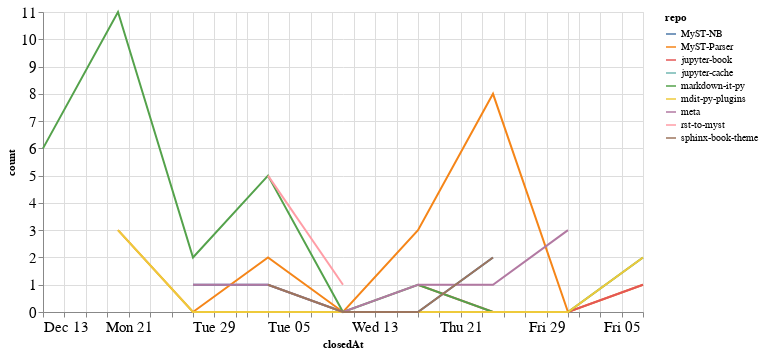

This figure's notebook cell:
### Code cell
closed_by_time = closed_by.groupby('repo').resample('W', on='closedAt').count()['author'].reset_index()
closed_by_time = closed_by_time.rename(columns={'author': 'count'})

alt.Chart(closed_by_time, width=600).mark_line().encode(
    x='closedAt',
    y='count',
    color='repo',
    tooltip="repo"
)

### Figure 1 — Vega-Lite specification as saved in the notebook (floating-point values rounded to 4 significant figures)
{"config": {"axisLeft": {"labelFontSize": 15}, "axisBottom": {"labelFontSize": 15}}, "data": {"name": "data-228f38705b4ecd145a03c2d273fd8247"}, "mark": "line", "encoding": {"color": {"type": "nominal", "field": "repo"}, "tooltip": {"type": "nominal", "field": "repo"}, "x": {"type": "temporal", "field": "closedAt"}, "y": {"type": "quantitative", "field": "count"}}, "width": 600, "$schema": "https://vega.github.io/schema/vega-lite/v4.8.1.json", "datasets": {"data-228f38705b4ecd145a03c2d273fd8247": [{"repo": "MyST-NB", "closedAt": "2020-12-27T00:00:00", "count": 1}, {"repo": "MyST-NB", "closedAt": "2021-01-03T00:00:00", "count": 1}, {"repo": "MyST-NB", "closedAt": "2021-01-10T00:00:00", "count": 0}, {"repo": "MyST-NB", "closedAt": "2021-01-17T00:00:00", "count": 0}, {"repo": "MyST-NB", "closedAt": "2021-01-24T00:00:00", "count": 2}, {"repo": "MyST-Parser", "closedAt": "2020-12-20T00:00:00", "count": 3}, {"repo": "MyST-Parser", "closedAt": "2020-12-27T00:00:00", "count": 0}, {"repo": "MyST-Parser", "closedAt": "2021-01-03T00:00:00", "count": 2}, {"repo": "MyST-Parser", "closedAt": "2021-01-10T00:00:00", "count": 0}, {"repo": "MyST-Parser", "closedAt": "2021-01-17T00:00:00", "count": 3}, {"repo": "MyST-Parser", "closedAt": "2021-01-24T00:00:00", "count": 8}, {"repo": "MyST-Parser", "closedAt": "2021-01-31T00:00:00", "count": 0}, {"repo": "MyST-Parser", "closedAt": "2021-02-07T00:00:00", "count": 1}, {"repo": "jupyter-book", "closedAt": "2021-01-17T00:00:00", "count": 1}, {"repo": "jupyter-book", "closedAt": "2021-01-24T00:00:00", "count": 0}, {"repo": "jupyter-book", "closedAt": "2021-01-31T00:00:00", "count": 0}, {"repo": "jupyter-book", "closedAt": "2021-02-07T00:00:00", "count": 1}, {"repo": "jupyter-cache", "closedAt": "2021-01-17T00:00:00", "count": 2}, {"repo": "markdown-it-py", "closedAt": "2020-12-13T00:00:00", "count": 6}, {"repo": "markdown-it-py", "closedAt": "2020-12-20T00:00:00", "count": 11}, {"repo": "markdown-it-py", "closedAt": "2020-12-27T00:00:00", "count": 2}, {"repo": "markdown-it-py", "closedAt": "2021-01-03T00:00:00", "count": 5}, {"repo": "markdown-it-py", "closedAt": "2021-01-10T00:00:00", "count": 0}, {"repo": "markdown-it-py", "closedAt": "2021-01-17T00:00:00", "count": 1}, {"repo": "markdown-it-py", "closedAt": "2021-01-24T00:00:00", "count": 0}, {"repo": "markdown-it-py", "closedAt": "2021-01-31T00:00:00", "count": 0}, {"repo": "markdown-it-py", "closedAt": "2021-02-07T00:00:00", "count": 2}, {"repo": "mdit-py-plugins", "closedAt": "2020-12-20T00:00:00", "count": 3}, {"repo": "mdit-py-plugins", "closedAt": "2020-12-27T00:00:00", "count": 0}, {"repo": "mdit-py-plugins", "closedAt": "2021-01-03T00:00:00", "count": 0}, {"repo": "mdit-py-plugins", "closedAt": "2021-01-10T00:00:00", "count": 0}, {"repo": "mdit-py-plugins", "closedAt": "2021-01-17T00:00:00", "count": 0}, {"repo": "mdit-py-plugins", "closedAt": "2021-01-24T00:00:00", "count": 0}, {"repo": "mdit-py-plugins", "closedAt": "2021-01-31T00:00:00", "count": 0}, {"repo": "mdit-py-plugins", "closedAt": "2021-02-07T00:00:00", "count": 2}, {"repo": "meta", "closedAt": "2020-12-27T00:00:00", "count": 1}, {"repo": "meta", "closedAt": "2021-01-03T00:00:00", "count": 1}, {"repo": "meta", "closedAt": "2021-01-10T00:00:00", "count": 0}, {"repo": "meta", "closedAt": "2021-01-17T00:00:00", "count": 1}, {"repo": "meta", "closedAt": "2021-01-24T00:00:00", "count": 1}, {"repo": "meta", "closedAt": "2021-01-31T00:00:00", "count": 3}, {"repo": "rst-to-myst", "closedAt": "2021-01-03T00:00:00", "count": 5}, {"repo": "rst-to-myst", "closedAt": "2021-01-10T00:00:00", "count": 1}, {"repo": "sphinx-book-theme", "closedAt": "2021-01-03T00:00:00", "count": 1}, {"repo": "sphinx-book-theme", "closedAt": "2021-01-10T00:00:00", "count": 0}, {"repo": "sphinx-book-theme", "closedAt": "2021-01-17T00:00:00", "count": 0}, {"repo": "sphinx-book-theme", "closedAt": "2021-01-24T00:00:00", "count": 2}]}}
